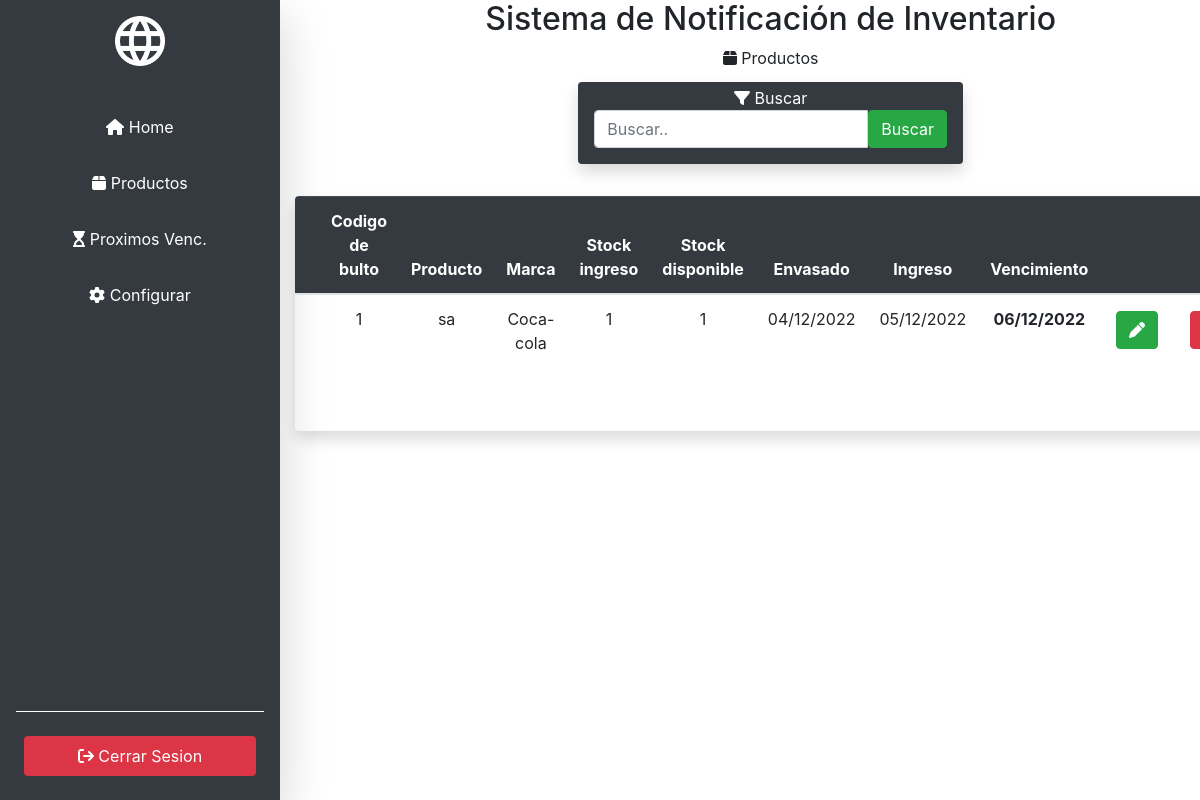
The app's page /vencimientos/ (signed in) with its own data.
### gestor/models.py (models this page shows, shortened)
class Producto(models.Model):
    marca = models.CharField(max_length=50,default="Generic")
    producto = models.CharField(max_length=50,help_text="Ingrese materia prima (harina, huevos, levadura, etc.)")
    tipo = models.CharField(max_length=30, help_text="Si corresponde, ejemplo: nombre:harina | tipo:'leudante'/'0000' ")
    fechaIngreso = models.DateField('Fecha de Ingreso',blank=False,help_text="Fecha de Ingreso a la fabrica")
    fechaVnto = models.DateField('Fecha de Vencimiento',blank=False,help_text="Fecha indicada en el envase")
    fechaEnvasado = models.DateField('Fecha de Envasado',blank=False,help_text="Fecha indicada en el envase")
    stockIng= models.PositiveIntegerField('Stock de ingreso',blank=False,help_text="Cantidad por bultos/fardos/cajas")
    stockDisp= models.PositiveIntegerField('Stock disponible',blank=False) # Para los caso de obtener-consumir la materia prima
    codBulto = models.CharField('Codigo de Bulto',max_length=13,help_text="Codigo que figura en el bulto ",blank=False) # LOS FARDOS EN GRAL CONTIENEN UN CODIGO DEL MISMO
    imagen = models.ImageField(upload_to='',null=True) # borrar el img/
    class Meta:
        ordering = ['fechaVnto']

### gestor/views.py (the view)
# urls.py: path('vencimientos/',views.VencimientoListView.productos_vencimiento, name='vencimientos'),
    def productos_vencimiento(request):
        productos = Producto.objects.all()
        page = request.GET.get('page', 1)
        busqueda = request.GET.get("myInput")
        if busqueda :
            productos = Producto.objects.filter(
                Q(marca__icontains = busqueda) |
                Q(producto__icontains = busqueda) |
                Q(codBulto__icontains = busqueda)
            )
        try:
            paginator = Paginator(productos, 5)
            productos = paginator.page(page)
        except:
            raise Http404
        context = {
            'productos' : productos,
            'paginator' : paginator,
        }
        return render(request, 'vencimientos.html', context)

### gestor/templates/vencimientos.html (shortened to what this page needs)
{% extends "base.html" %} {% block content %} {% include 'buscar.html'%}
<br> {% if productos %}
<div class="container mt-2">
    <div class="row justify-content-center">
        <div class="table-responsive shadow border-0 border-light rounded">
            <table class="table">
                <thead class="table-dark ">
                    <tr>
                        <th></th>
                        <th class="text-center"><span>Codigo de bulto</span></th>
                        <th class="text-center"><span>Producto</span></th>
                        <th class="text-center"><span>Marca</span></th>
                        <th class="text-center"><span>Stock ingreso</span></th>
                        <th class="text-center"><span>Stock disponible</span></th>
                        <th class="text-center"><span>Envasado</span></th>
                        <th class="text-center"><span>Ingreso</span></th>
                        <th class="text-center"><span>Vencimiento</span></th>
                        <th class="text-center"></th>
                        <th class="text-center"></th>
                    </tr>
                </thead>
                <tbody>
                    {% for producto in productos %}
                    <tr>
                        <td></td>
                        <td class="text-center">{{producto.codBulto | upper}}</td>
                        <td class="text-center">{{producto.producto}}</td>
                        <td class="text-center">{{producto.marca}}</td>
                        <td class="text-center">{{producto.stockIng}}</td>
                        <td class="text-center">{{producto.stockDisp}}</td>
                        <td class="text-center">{{producto.fechaEnvasado | date:"d/m/Y"}}</td>
                        <td class="text-center">{{producto.fechaIngreso | date:"d/m/Y"}}</td>
                        <td class="text-center text-align-center"><strong>{{producto.fechaVnto | date:"d/m/Y"}}</strong></td>
                        {% if user.is_authenticated %}
                        <td>
                            <a href="{% url 'producto_update' producto.id%}" class="btn btn-success m-1">
                                <i class="fa-solid fa-pen"></i> </td>
                        <td>
                            <button href="#" class="btn btn-danger m-1" data-toggle="modal" data-target="#exampleModal{{producto.id}}">
                                </button> {% include 'vencimiento_modal.html' %}
                        </td>
                        {% endif %}
                    </tr>
                    {% endfor %}
                </tbody>
            </table>
            <br>
            <br>
        </div>
    </div>
</div>
{% endif %} {% endblock %}

### gestor/static/style.css (style rules this page uses)
body { min-height: 100vh; min-height: -webkit-fill-available; }
html { height: -webkit-fill-available; }

### records on screen
Producto: codBulto "1", producto "sa", marca "Coca-cola", stockIng "1", stockDisp "1", fechaEnvasado "04/12/2022", fechaIngreso "05/12/2022", fechaVnto "06/12/2022"
